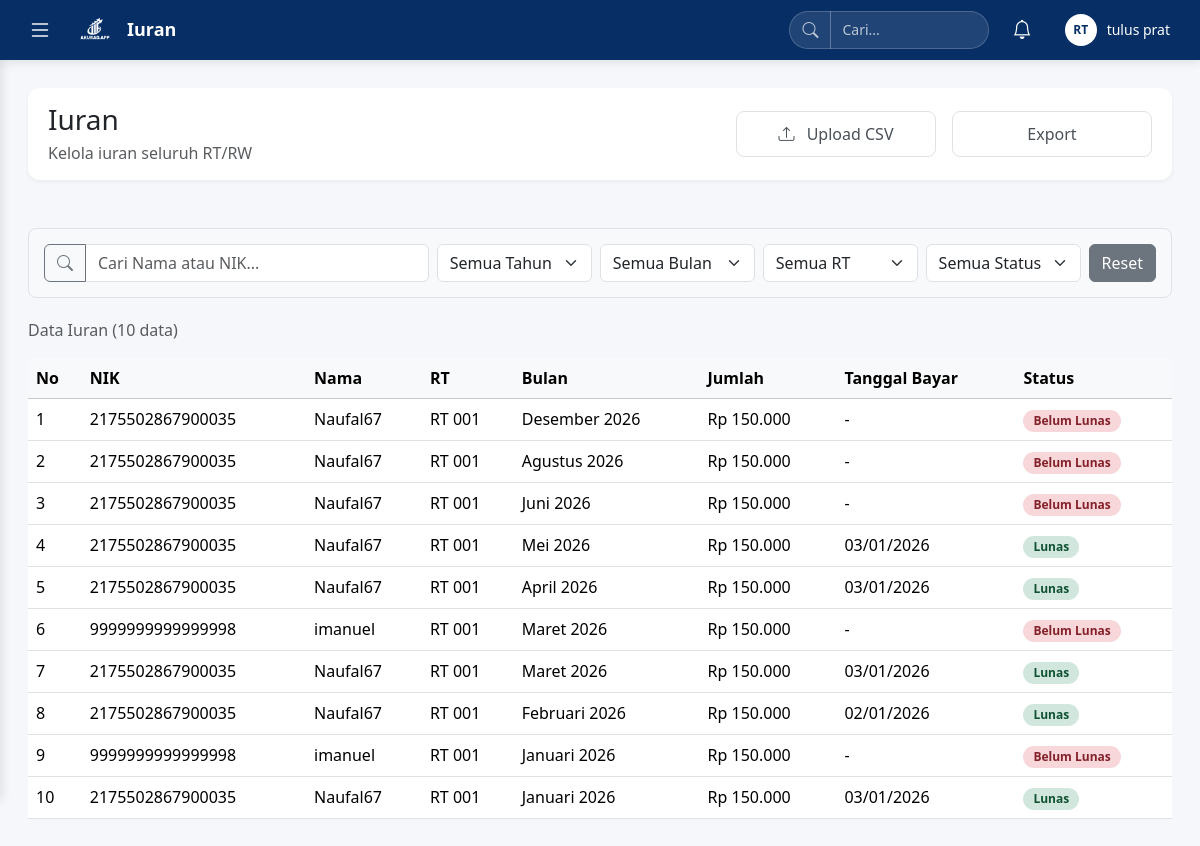
Page /dashboard_rt/iuranrt.php (signed in) on the committed database.
### tables this page shows
CREATE TABLE `iuran_rutin` (
  `id_iuran` int(11) NOT NULL,
  `id_warga` int(11) NOT NULL,
  `bulan` tinyint(2) NOT NULL CHECK (`bulan` between 1 and 12),
  `tahun` year(4) NOT NULL,
  `jumlah_iuran` decimal(12,2) NOT NULL DEFAULT 0.00,
  `tanggal_pembayaran` date DEFAULT NULL,
  `status_pembayaran` enum('Lunas','Belum Lunas','Menunggu') DEFAULT 'Belum Lunas',
  `created_at` timestamp NOT NULL DEFAULT current_timestamp(),
  `keterangan` text NOT NULL,
  `updated_at` timestamp NOT NULL DEFAULT current_timestamp()
);

CREATE TABLE `user` (
  `id_user` int(11) NOT NULL,
  `username` varchar(50) NOT NULL,
  `nik` varchar(16) NOT NULL,
  `rt_number` varchar(20) NOT NULL,
  `password` varchar(255) NOT NULL,
  `role` enum('RT','Bendahara','warga') NOT NULL,
  `id_warga` int(11) DEFAULT NULL,
  `created_at` timestamp NOT NULL DEFAULT current_timestamp(),
  `email` varchar(255) NOT NULL
);

CREATE TABLE `warga` (
  `id_warga` int(11) NOT NULL,
  `nama_lengkap` varchar(100) NOT NULL,
  `status` enum('Aktif','Non-Aktif') DEFAULT 'Aktif',
  `created_at` timestamp NOT NULL DEFAULT current_timestamp(),
  `updated_at` timestamp NOT NULL DEFAULT current_timestamp() ON UPDATE current_timestamp(),
  `alamat` varchar(255) NOT NULL,
  `no_telepon` varchar(20) NOT NULL
);

### dashboard_rt/iuranrt.php (the view, shortened to what this page needs)
<?php
require_once '../config/koneksi.php';
$bulan_indo = [
    'Januari', 'Februari', 'Maret', 'April', 'Mei', 'Juni',
    'Juli', 'Agustus', 'September', 'Oktober', 'November', 'Desember'
];
$query = "SELECT i.*, w.nama_lengkap, u.nik, u.rt_number
          FROM iuran_rutin i
          LEFT JOIN warga w ON i.id_warga = w.id_warga
          LEFT JOIN user u ON w.id_warga = u.id_warga
          WHERE u.rt_number = '{$_SESSION['rt_number']}'
          ORDER BY i.tahun DESC, i.bulan DESC, i.created_at DESC";
$result = mysqli_query($koneksi, $query);
?>
<!DOCTYPE html>
<html lang="id">
<head>
    <link href="https://cdn.jsdelivr.net/npm/bootstrap@5.3.3/dist/css/bootstrap.min.css" rel="stylesheet">
    <link rel="stylesheet" href="https://cdn.jsdelivr.net/npm/bootstrap-icons@1.11.3/font/bootstrap-icons.min.css">
</head>
<body>
<?php include 'sidebar.php'; ?>
<div class="main-content">
    <div class="topbar d-none d-md-flex mb-5">
        <div class="top-bar-left">
            <div class="d-flex flex-column">
                <h2 class="h3 mb-1">Iuran</h2>
                <p class="text-muted mb-0">Kelola iuran seluruh RT/RW</p>
            </div>
        </div>
        <div class="top-bar-right ms-auto">
            <div class="d-flex gap-3">
                <button class="btn btn-export" data-bs-toggle="modal" data-bs-target="#modalUploadCSV" style="width: 200px;">
                    <i class="bi bi-upload me-2"></i> Upload CSV
                </button>
                <button class="btn btn-export" onclick="exportData()" style="width: 200px;">
                    Export
                </button>
            </div>
        </div>
    </div>
            <div class="filter-controls d-flex flex-nowrap gap-2 align-items-center">
                <div class="input-group" style="width: 550px;">
                    <button class="btn btn-outline-secondary" type="button" id="btnSearch">
                        <i class="bi bi-search"></i>
                    </button>
                    <input type="text" id="filterCari" class="form-control" placeholder="Cari Nama atau NIK...">
                </div>
                <select id="filterTahun" class="form-select" style="width: 200px;">
                    <option value="" selected>Semua Tahun</option>
                </select>
                <select id="filterBulan" class="form-select" style="width: 200px;">
                    <option value="">Semua Bulan</option>
                </select>
                <select id="filterRT" class="form-select" style="width: 200px;">
                    <option value="">Semua RT</option>
                </select>
                <select id="filterStatus" class="form-select" style="width: 200px;">
                    <option value="">Semua Status</option>
                </select>
                <button id="btnReset" class="btn btn-secondary">
                    Reset
                </button>
            </div>
            <p class="text-muted mt-3 mb-3">
                Data Iuran (<?= mysqli_num_rows($result); ?> data)
            </p>
            <div class="table-responsive">
                <table class="table table-hover" id="tabelIuran">
                    <thead class="table-light">
                        <tr>
                            <th>No</th>
                            <th>NIK</th>
                            <th>Nama</th>
                            <th>RT</th>
                            <th>Bulan</th>
                            <th>Jumlah</th>
                            <th>Tanggal Bayar</th>
                            <th>Status</th>
                        </tr>
                    </thead>
                    <tbody>
                        <?php if (mysqli_num_rows($result) > 0): ?>
                        <?php $no = 1; while ($row = mysqli_fetch_assoc($result)): ?>
                        <tr>
                            <td><?= $no++; ?></td>
                            <td><?= htmlspecialchars($row['nik'] ?? '-'); ?></td>
                            <td><?= htmlspecialchars($row['nama_lengkap']); ?></td>
                            <td><?= htmlspecialchars($row['rt_number'] ?? '-'); ?></td>
                            <td><?= $bulan_indo[$row['bulan']-1] . ' ' . $row['tahun']; ?></td>
                            <td>Rp <?= number_format($row['jumlah_iuran'],0,',','.'); ?></td>
                            <td><?= $row['tanggal_pembayaran'] ? date('d/m/Y', strtotime($row['tanggal_pembayaran'])) : '-'; ?></td>
                            <td>
                                <span class="badge <?= $row['status_pembayaran']==='Lunas'?'badge-lunas':'badge-belum'; ?>">
                                    <?= $row['status_pembayaran'] === 'Belum Bayar' ? 'Belum Lunas' : $row['status_pembayaran']; ?>
                                </span>
                            </td>
                        </tr>
                        <?php endwhile; ?>
                        <?php endif; ?>
                    </tbody>
                </table>
            </div>
        </div>
</body>
</html>

### dashboard_rt/iuranrt.php (style rules this page uses)
body { background:#f5f7fb }
.main-content { margin-left: 0; margin-top: 60px; padding: 28px; min-height: calc(100vh - 60px); transition: margin-left 0.3s ease; }
.topbar { display: none; }
@media (min-width: 769px) { .topbar { display: flex; align-items: center; justify-content: space-between; background: white; padding: 15px 20px; border-radius: 12px; box-shadow: 0 2px 4px rgba(0,0,0,0.05); margin-bottom: 20px; transition: margin-left 0.3s ease; } }
.filter-controls { background: #f8f9fa; border: 1px solid #dee2e6; border-radius: 8px; padding: 15px; margin-bottom: 20px; }
.badge-lunas { background-color: #d1e7dd; color: #0f5132; padding: 5px 10px; border-radius: 20px; }
.badge-belum { background-color: #f8d7da; color: #842029; padding: 5px 10px; border-radius: 20px; }
.btn-export { background-color: white; color: #495057; font-weight: 500; padding: 10px 20px; border-radius: 8px; border: 1px solid #dee2e6; }

### dashboard_rt/sidebar.php (style rules this page uses)
.top-bar-left { display: flex; align-items: center; gap: 15px; }
.top-bar-right { display: flex; align-items: center; gap: 15px; }
@media (min-width: 769px) { .main-content { transition: margin-left 0.3s ease-in-out, opacity 0.3s ease-in-out; } }

### rows in the picture
iuran_rutin: user.nik "2175502867900035", id_warga.nama_lengkap "Naufal67", user.rt_number "RT 001", bulan "Desember", tahun "2026", jumlah_iuran "150.000", status_pembayaran "Belum Lunas"
iuran_rutin: user.nik "2175502867900035", id_warga.nama_lengkap "Naufal67", user.rt_number "RT 001", bulan "Agustus", tahun "2026", jumlah_iuran "150.000", status_pembayaran "Belum Lunas"
iuran_rutin: user.nik "2175502867900035", id_warga.nama_lengkap "Naufal67", user.rt_number "RT 001", bulan "Juni", tahun "2026", jumlah_iuran "150.000", status_pembayaran "Belum Lunas"
iuran_rutin: user.nik "2175502867900035", id_warga.nama_lengkap "Naufal67", user.rt_number "RT 001", bulan "Mei", tahun "2026", jumlah_iuran "150.000", tanggal_pembayaran "03/01/2026", status_pembayaran "Lunas"
iuran_rutin: user.nik "2175502867900035", id_warga.nama_lengkap "Naufal67", user.rt_number "RT 001", bulan "April", tahun "2026", jumlah_iuran "150.000", tanggal_pembayaran "03/01/2026", status_pembayaran "Lunas"
iuran_rutin: user.nik "9999999999999998", id_warga.nama_lengkap "imanuel", user.rt_number "RT 001", bulan "Maret", tahun "2026", jumlah_iuran "150.000", status_pembayaran "Belum Lunas"
iuran_rutin: user.nik "2175502867900035", id_warga.nama_lengkap "Naufal67", user.rt_number "RT 001", bulan "Maret", tahun "2026", jumlah_iuran "150.000", tanggal_pembayaran "03/01/2026", status_pembayaran "Lunas"
iuran_rutin: user.nik "2175502867900035", id_warga.nama_lengkap "Naufal67", user.rt_number "RT 001", bulan "Februari", tahun "2026", jumlah_iuran "150.000", tanggal_pembayaran "02/01/2026", status_pembayaran "Lunas"
iuran_rutin: user.nik "9999999999999998", id_warga.nama_lengkap "imanuel", user.rt_number "RT 001", bulan "Januari", tahun "2026", jumlah_iuran "150.000", status_pembayaran "Belum Lunas"
iuran_rutin: user.nik "2175502867900035", id_warga.nama_lengkap "Naufal67", user.rt_number "RT 001", bulan "Januari", tahun "2026", jumlah_iuran "150.000", tanggal_pembayaran "03/01/2026", status_pembayaran "Lunas"

### other values in the picture
$section_title "Iuran"
$_SESSION['nama'] "tulus prat"
mysqli_num_rows($result) "10"
